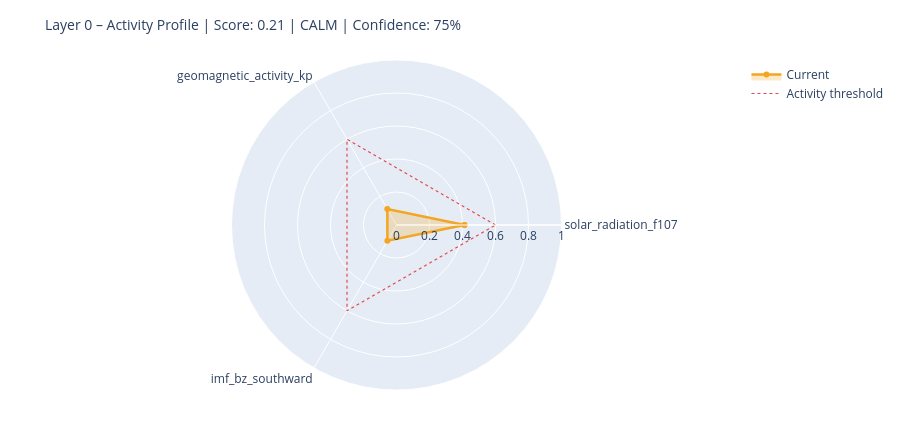

Source (notebook cell):
### Markdown cell above
---
## 6. State Assessment & Handoff to Layer 1

### Code cell
# ============================================================
# STEP 1 – Collect raw values with source modes
# Mode: 'primary' | 'fallback_3h' | 'last_valid' | 'missing'
# ============================================================

def safe_last(df, col):
    if df is None or col not in df.columns: return None
    s = df[col].dropna()
    return float(s.iloc[-1]) if not s.empty else None

f107_now = safe_last(df_f107, 'f10.7')
bz_now   = safe_last(df_mag,  'bz_gsm')
kp_now   = safe_last(df_kp,   'kp')
sw_now   = safe_last(df_sw,   'speed')

source_modes = {
    'F10.7':    'primary'  if f107_now is not None else 'missing',
    'Kp':       'primary'  if kp_now   is not None else 'missing',
    'IMF_Bz':   'primary'  if bz_now   is not None else 'missing',
    'SW_speed': 'primary'  if sw_now   is not None else 'missing',
}

# Kp Fallback – 3h endpoint
if kp_now is None:
    try:
        r = requests.get(
            'https://services.swpc.noaa.gov/json/noaa-planetary-k-index.json',
            timeout=10)
        r.raise_for_status()
        fb = pd.DataFrame(r.json())
        tc = next((c for c in fb.columns if 'time' in c.lower()), fb.columns[0])
        kc = next((c for c in fb.columns if 'kp' in c.lower() and c != tc), None)
        if kc:
            fb[kc] = fb[kc].astype(str).str.extract(r'([0-9]+(?:\.[0-9]*)?)')[0]
            fb[kc] = pd.to_numeric(fb[kc], errors='coerce')
            fb = fb[fb[kc] >= 0].dropna(subset=[kc])
            if not fb.empty:
                kp_now = float(fb[kc].iloc[-1])
                source_modes['Kp'] = 'fallback_3h'
                print(f'  Kp fallback (3h): {kp_now:.1f}')
    except Exception as e:
        print(f'  Kp fallback failed: {e}')

# Solar Wind Fallback – last valid value
if sw_now is None and df_sw is not None and 'speed' in df_sw.columns:
    s = df_sw['speed'].dropna()
    if not s.empty:
        sw_now = float(s.iloc[-1])
        source_modes['SW_speed'] = 'last_valid'
        print(f'  SW fallback (last_valid): {sw_now:.0f} km/s')

print()
print('Source modes:', source_modes)

# ============================================================
# STEP 2 – Score from available components only
# ============================================================

def norm(v, lo, hi):
    if v is None: return None
    return max(0.0, min(1.0, (v - lo) / (hi - lo)))

COMPONENTS = {
    'solar_radiation_f107':    (f107_now, norm(f107_now, 60, 250)),
    'geomagnetic_activity_kp': (kp_now,   norm(kp_now,   0,   9)),
    'imf_bz_southward':        (bz_now,   norm(-(bz_now or 0) if bz_now else None, -5, 30)
                                           if bz_now is not None else None),
    'solar_wind_speed':        (sw_now,   norm(sw_now, 300, 800)),
}

available   = {k: v[1] for k, v in COMPONENTS.items() if v[1] is not None}
unavailable = [k for k, v in COMPONENTS.items() if v[1] is None]

layer0_score = round(sum(available.values()) / len(available), 4) if available else None
confidence   = round(len(available) / len(COMPONENTS), 2)

level = ('unknown'  if layer0_score is None
         else 'calm'     if layer0_score < 0.3
         else 'moderate' if layer0_score < 0.6
         else 'active')

# ============================================================
# STEP 3 – Dominant Driver
# ============================================================

def dominant_driver(kp, f107, bz, sw):
    candidates = []
    if kp   is not None and kp   >= 4:   candidates.append(('geomagnetic',    kp / 9))
    if sw   is not None and sw   >= 500:  candidates.append(('solar_wind',     sw / 800))
    if bz   is not None and bz   <= -5:   candidates.append(('imf_southward',  abs(bz) / 30))
    if f107 is not None and f107 >= 150:  candidates.append(('solar_radiation',f107 / 250))
    return max(candidates, key=lambda x: x[1])[0] if candidates else 'none'

driver = dominant_driver(kp_now, f107_now, bz_now, sw_now)

# ============================================================
# STEP 4 – Downstream expectations
# ============================================================

def downstream_expectation(driver, score, kp, bz, f107):
    exp = {
        'magnetosphere':        'calm',
        'ionosphere':           'calm',
        'schumann_resonance':   'unchanged',
        'lithosphere_currents': 'low',
    }
    if driver == 'geomagnetic' or (kp and kp >= 5):
        exp['magnetosphere']        = 'compressed / storm'
        exp['ionosphere']           = 'elevated disturbance (TEC variability)'
        exp['schumann_resonance']   = 'elevated amplitude possible'
        exp['lithosphere_currents'] = 'elevated induction currents'
    elif driver == 'imf_southward' or (bz and bz <= -5):
        exp['magnetosphere']        = 'energy coupling active'
        exp['ionosphere']           = 'elevated electron density possible'
        exp['schumann_resonance']   = 'slight modulation possible'
    elif driver == 'solar_radiation' or (f107 and f107 >= 150):
        exp['ionosphere']           = 'elevated ionization (F-layer)'
        exp['schumann_resonance']   = 'slightly elevated background activity'
    return exp

downstream = downstream_expectation(driver, layer0_score, kp_now, bz_now, f107_now)

# ============================================================
# CONSOLE OUTPUT
# ============================================================

W = 58
print('=' * W)
print('LAYER 0 – STATE ASSESSMENT')
print('=' * W)
for name, (raw_v, score_v) in COMPONENTS.items():
    if score_v is not None:
        bar = '█' * int(score_v * 20) + '░' * (20 - int(score_v * 20))
        print(f'  {name:<35}  {bar}  {score_v:.2f}')
    else:
        print(f'  {name:<35}  {"─" * 20}  n/a')
print('-' * W)
print(f'  Score ({len(available)}/{len(COMPONENTS)} components):  {layer0_score:.3f}')
print(f'  Confidence:         {confidence:.0%}')
print(f'  Level:              {level.upper()}')
print(f'  Dominant Driver:    {driver}')

# Radar chart
cats = list(available.keys())
vals = list(available.values())
if len(cats) >= 3:
    fig = go.Figure()
    fig.add_trace(go.Scatterpolar(
        r=vals + [vals[0]], theta=cats + [cats[0]],
        fill='toself', fillcolor='rgba(242,166,35,0.25)',
        line=dict(color='#F2A623', width=2.5), name='Current'
    ))
    fig.add_trace(go.Scatterpolar(
        r=[0.6] * (len(cats) + 1), theta=cats + [cats[0]],
        line=dict(color='#E24B4A', dash='dot', width=1.2),
        mode='lines', name='Activity threshold'
    ))
    fig.update_layout(
        title=dict(text=f'Layer 0 – Activity Profile | Score: {layer0_score:.2f} | {level.upper()} | Confidence: {confidence:.0%}',
                   font=dict(size=14)),
        polar=dict(radialaxis=dict(visible=True, range=[0, 1])),
        height=430, showlegend=True,
        margin=dict(l=60, r=60, t=60, b=40)
    )
    fig.show()

### Figure 1 — Plotly figure (JSON) as saved in the notebook; plotly's stock layout.template omitted (floating-point values rounded to 4 significant figures)
{"data": [{"fill": "toself", "fillcolor": "rgba(242,166,35,0.25)", "line": {"color": "#F2A623", "width": 2.5}, "name": "Current", "r": [0.4116, 0.1111, 0.1106, 0.4116], "theta": ["solar_radiation_f107", "geomagnetic_activity_kp", "imf_bz_southward", "solar_radiation_f107"], "type": "scatterpolar"}, {"line": {"color": "#E24B4A", "dash": "dot", "width": 1.2}, "mode": "lines", "name": "Activity threshold", "r": [0.6, 0.6, 0.6, 0.6], "theta": ["solar_radiation_f107", "geomagnetic_activity_kp", "imf_bz_southward", "solar_radiation_f107"], "type": "scatterpolar"}], "layout": {"height": 430, "margin": {"b": 40, "l": 60, "r": 60, "t": 60}, "polar": {"radialaxis": {"range": [0, 1], "visible": true}}, "showlegend": true, "title": {"font": {"size": 14}, "text": "Layer 0 – Activity Profile | Score: 0.21 | CALM | Confidence: 75%"}}}
